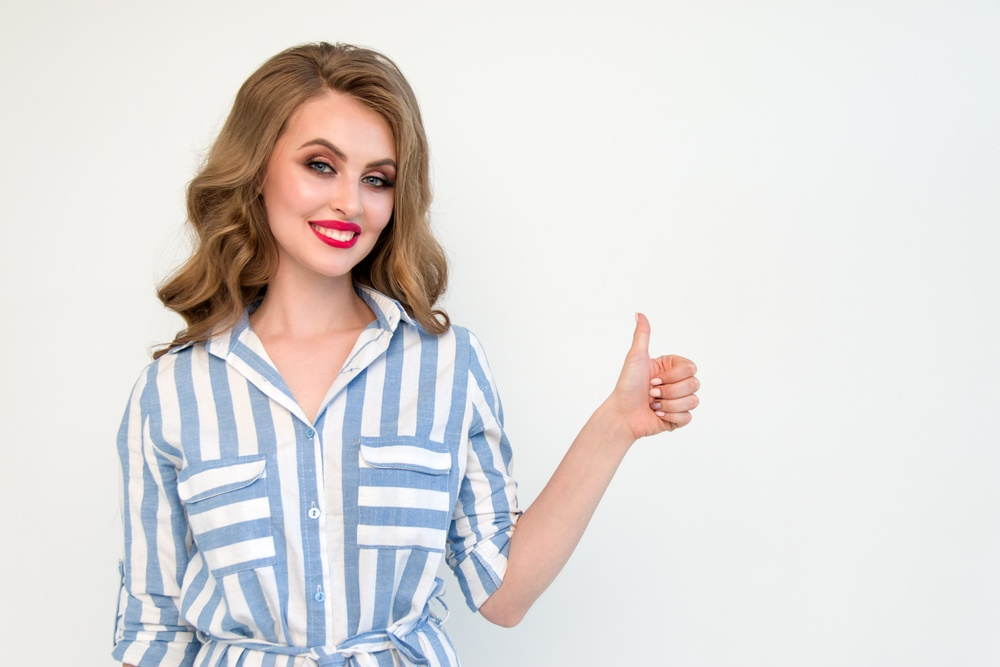
#> input picture child_process/colourful.jpg, 1000 x 667 px, shrunk from 5472 x 3648 before the run, found by its file name
$ python grey-scale.py
#> lines starting #> are read from the running program, lines starting #| are printed output that depends on the picture
import cv2
import os

# Image path
image_path = "/Users/apple/Desktop/playground/nodejs/child_process/colourful.jpg"
directory = "/Users/apple/Desktop/playground/nodejs/child_process"
os.chdir(directory)
# Image directory
image = cv2.imread(image_path)
#> image is the input picture: shape (667, 1000, 3); mean B, G, R 218.2, 219.4, 222.5
cv2.imshow('Original',image)
grayscale = cv2.cvtColor(image, cv2.COLOR_BGR2GRAY)
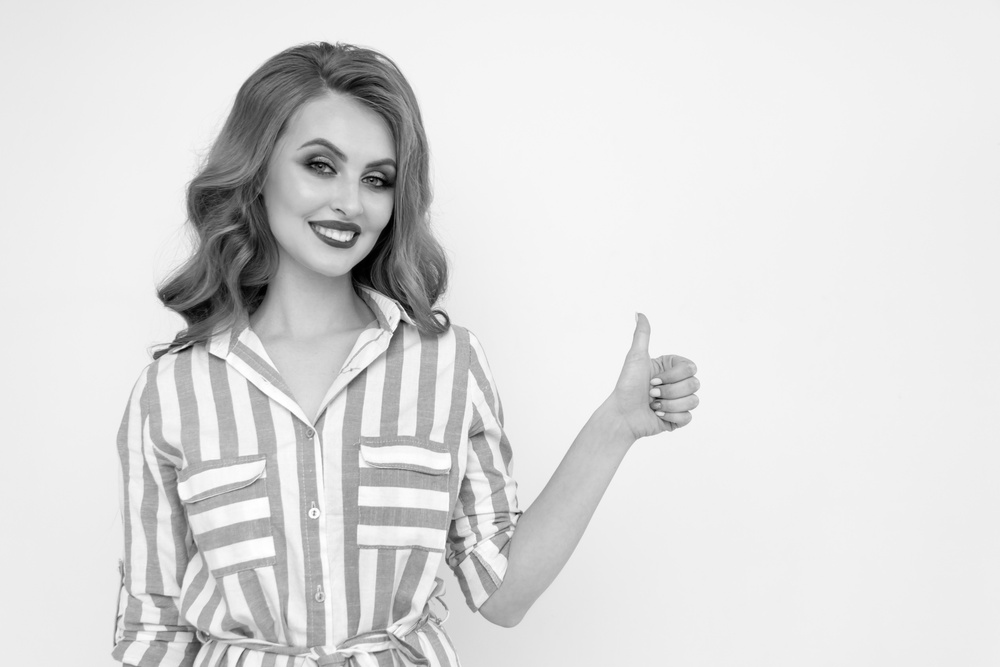
#> grayscale: shape (667, 1000); min 0, max 255, mean 220.2
# Filename
filename = 'savedImage.jpg'

# Using cv2.imwrite() method
# Saving the image
cv2.imwrite(filename, grayscale)
cv2.imshow('Grayscale', grayscale)
